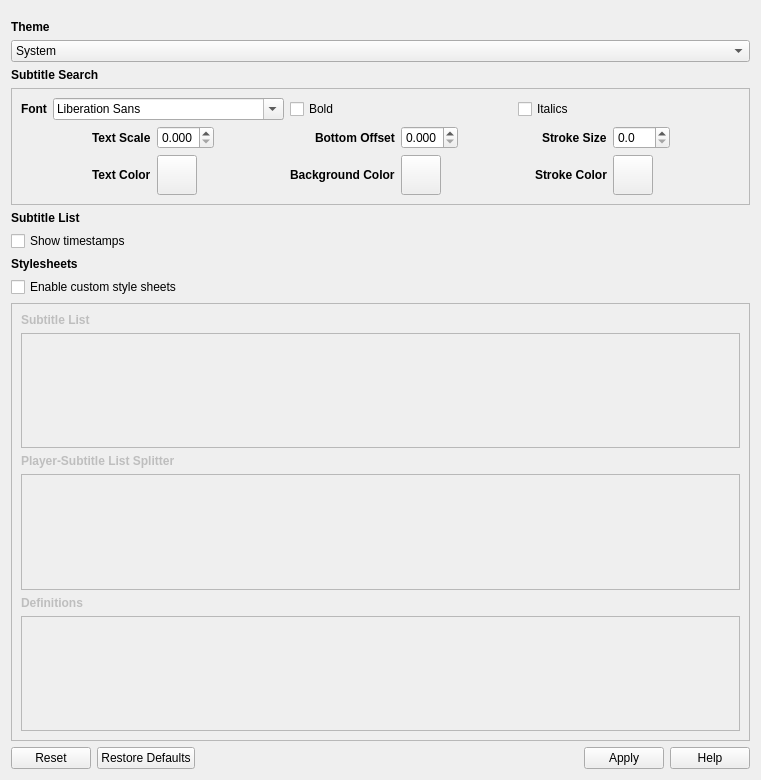
<?xml version="1.0" encoding="UTF-8"?>
<ui version="4.0">
 <class>InterfaceSettings</class>
 <widget class="QWidget" name="InterfaceSettings">
  <property name="geometry">
   <rect>
    <x>0</x>
    <y>0</y>
    <width>761</width>
    <height>780</height>
   </rect>
  </property>
  <property name="windowTitle">
   <string>Form</string>
  </property>
  <layout class="QVBoxLayout" name="layoutParent">
   <item>
    <widget class="QScrollArea" name="scrollArea">
     <property name="frameShape">
      <enum>QFrame::NoFrame</enum>
     </property>
     <property name="widgetResizable">
      <bool>true</bool>
     </property>
     <widget class="QWidget" name="scrollAreaWidgetContents">
      <property name="geometry">
       <rect>
        <x>0</x>
        <y>0</y>
        <width>743</width>
        <height>730</height>
       </rect>
      </property>
      <layout class="QVBoxLayout" name="verticalLayout_2">
       <property name="leftMargin">
        <number>0</number>
       </property>
       <property name="rightMargin">
        <number>0</number>
       </property>
       <property name="bottomMargin">
        <number>0</number>
       </property>
       <item>
        <widget class="QLabel" name="labelTheme">
         <property name="font">
          <font>
           <weight>75</weight>
           <bold>true</bold>
          </font>
         </property>
         <property name="text">
          <string>Theme</string>
         </property>
        </widget>
       </item>
       <item>
        <widget class="QComboBox" name="comboTheme">
         <item>
          <property name="text">
           <string>System</string>
          </property>
         </item>
         <item>
          <property name="text">
           <string>Light</string>
          </property>
         </item>
         <item>
          <property name="text">
           <string>Dark</string>
          </property>
         </item>
        </widget>
       </item>
       <item>
        <widget class="QLabel" name="labelSubSearch">
         <property name="font">
          <font>
           <weight>75</weight>
           <bold>true</bold>
          </font>
         </property>
         <property name="text">
          <string>Subtitle Search</string>
         </property>
        </widget>
       </item>
       <item>
        <widget class="QFrame" name="frameSubSearch">
         <property name="enabled">
          <bool>true</bool>
         </property>
         <property name="frameShape">
          <enum>QFrame::StyledPanel</enum>
         </property>
         <property name="frameShadow">
          <enum>QFrame::Raised</enum>
         </property>
         <layout class="QVBoxLayout" name="verticalLayout_3">
          <item>
           <layout class="QHBoxLayout" name="layoutSubFont">
            <item>
             <widget class="QLabel" name="labelSubFont">
              <property name="sizePolicy">
               <sizepolicy hsizetype="Fixed" vsizetype="Preferred">
                <horstretch>0</horstretch>
                <verstretch>0</verstretch>
               </sizepolicy>
              </property>
              <property name="font">
               <font>
                <weight>75</weight>
                <bold>true</bold>
               </font>
              </property>
              <property name="text">
               <string>Font</string>
              </property>
             </widget>
            </item>
            <item>
             <widget class="QFontComboBox" name="fontComboSub">
              <property name="writingSystem">
               <enum>QFontDatabase::Latin</enum>
              </property>
             </widget>
            </item>
            <item>
             <widget class="QCheckBox" name="checkSubBold">
              <property name="text">
               <string>Bold</string>
              </property>
             </widget>
            </item>
            <item>
             <widget class="QCheckBox" name="checkSubItalic">
              <property name="text">
               <string>Italics</string>
              </property>
             </widget>
            </item>
           </layout>
          </item>
          <item>
           <layout class="QGridLayout" name="gridLayout">
            <item row="1" column="8">
             <widget class="QToolButton" name="buttonSubStroke">
              <property name="minimumSize">
               <size>
                <width>40</width>
                <height>40</height>
               </size>
              </property>
              <property name="toolTip">
               <string>The color of the stroke.</string>
              </property>
             </widget>
            </item>
            <item row="1" column="7" alignment="Qt::AlignRight">
             <widget class="QLabel" name="labelSubStrokeColor">
              <property name="font">
               <font>
                <weight>75</weight>
                <bold>true</bold>
               </font>
              </property>
              <property name="text">
               <string>Stroke Color</string>
              </property>
             </widget>
            </item>
            <item row="0" column="2">
             <widget class="QDoubleSpinBox" name="spinSubScale">
              <property name="toolTip">
               <string>How large the text should appear relative to the size of the player.
A value of 0.1 would make each character 10% of the height of the player.</string>
              </property>
              <property name="decimals">
               <number>3</number>
              </property>
              <property name="maximum">
               <double>1.000000000000000</double>
              </property>
              <property name="singleStep">
               <double>0.010000000000000</double>
              </property>
             </widget>
            </item>
            <item row="0" column="7" alignment="Qt::AlignRight">
             <widget class="QLabel" name="labelSubStrokeSize">
              <property name="font">
               <font>
                <weight>75</weight>
                <bold>true</bold>
               </font>
              </property>
              <property name="text">
               <string>Stroke Size</string>
              </property>
             </widget>
            </item>
            <item row="0" column="1" alignment="Qt::AlignRight">
             <widget class="QLabel" name="labelSubScale">
              <property name="font">
               <font>
                <weight>75</weight>
                <bold>true</bold>
               </font>
              </property>
              <property name="text">
               <string>Text Scale</string>
              </property>
             </widget>
            </item>
            <item row="0" column="4" alignment="Qt::AlignRight">
             <widget class="QLabel" name="labelSubOffset">
              <property name="font">
               <font>
                <weight>75</weight>
                <bold>true</bold>
               </font>
              </property>
              <property name="text">
               <string>Bottom Offset</string>
              </property>
             </widget>
            </item>
            <item row="0" column="6">
             <spacer name="horizontalSpacer_4">
              <property name="orientation">
               <enum>Qt::Horizontal</enum>
              </property>
              <property name="sizeHint" stdset="0">
               <size>
                <width>40</width>
                <height>20</height>
               </size>
              </property>
             </spacer>
            </item>
            <item row="1" column="4" alignment="Qt::AlignRight">
             <widget class="QLabel" name="labelSubBackground">
              <property name="font">
               <font>
                <weight>75</weight>
                <bold>true</bold>
               </font>
              </property>
              <property name="text">
               <string>Background Color</string>
              </property>
             </widget>
            </item>
            <item row="0" column="9">
             <spacer name="horizontalSpacer_2">
              <property name="orientation">
               <enum>Qt::Horizontal</enum>
              </property>
              <property name="sizeHint" stdset="0">
               <size>
                <width>40</width>
                <height>20</height>
               </size>
              </property>
             </spacer>
            </item>
            <item row="1" column="1" alignment="Qt::AlignRight">
             <widget class="QLabel" name="labelSubColor">
              <property name="font">
               <font>
                <weight>75</weight>
                <bold>true</bold>
               </font>
              </property>
              <property name="text">
               <string>Text Color</string>
              </property>
             </widget>
            </item>
            <item row="0" column="8">
             <widget class="QDoubleSpinBox" name="spinSubStroke">
              <property name="toolTip">
               <string>Size of the stroke around text.
A value of 0 disables stroke.</string>
              </property>
              <property name="decimals">
               <number>1</number>
              </property>
             </widget>
            </item>
            <item row="0" column="0">
             <spacer name="horizontalSpacer">
              <property name="orientation">
               <enum>Qt::Horizontal</enum>
              </property>
              <property name="sizeHint" stdset="0">
               <size>
                <width>40</width>
                <height>20</height>
               </size>
              </property>
             </spacer>
            </item>
            <item row="0" column="5">
             <widget class="QDoubleSpinBox" name="spinSubOffset">
              <property name="toolTip">
               <string>How high the subtitle search should appear from the bottom relative the size of the player.
A value of 0 positions the subtitle at the bottom.
A value of 1 positions the subtitle at the top.</string>
              </property>
              <property name="decimals">
               <number>3</number>
              </property>
              <property name="maximum">
               <double>1.000000000000000</double>
              </property>
              <property name="singleStep">
               <double>0.010000000000000</double>
              </property>
             </widget>
            </item>
            <item row="1" column="2">
             <widget class="QToolButton" name="buttonSubColor">
              <property name="minimumSize">
               <size>
                <width>40</width>
                <height>40</height>
               </size>
              </property>
              <property name="toolTip">
               <string>The color of the text.</string>
              </property>
             </widget>
            </item>
            <item row="0" column="3">
             <spacer name="horizontalSpacer_3">
              <property name="orientation">
               <enum>Qt::Horizontal</enum>
              </property>
              <property name="sizeHint" stdset="0">
               <size>
                <width>40</width>
                <height>20</height>
               </size>
              </property>
             </spacer>
            </item>
            <item row="1" column="5">
             <widget class="QToolButton" name="buttonSubBackground">
              <property name="minimumSize">
               <size>
                <width>40</width>
                <height>40</height>
               </size>
              </property>
              <property name="toolTip">
               <string>The color of the background.</string>
              </property>
             </widget>
            </item>
           </layout>
          </item>
         </layout>
        </widget>
       </item>
       <item>
        <widget class="QLabel" name="labelSubList_2">
         <property name="font">
          <font>
           <weight>75</weight>
           <bold>true</bold>
          </font>
         </property>
         <property name="text">
          <string>Subtitle List</string>
         </property>
        </widget>
       </item>
       <item>
        <widget class="QCheckBox" name="checkSubListTimestamps">
         <property name="text">
          <string>Show timestamps</string>
         </property>
        </widget>
       </item>
       <item>
        <widget class="QLabel" name="labelStylesheets">
         <property name="font">
          <font>
           <weight>75</weight>
           <bold>true</bold>
          </font>
         </property>
         <property name="text">
          <string>Stylesheets</string>
         </property>
        </widget>
       </item>
       <item>
        <widget class="QCheckBox" name="checkStyleSheets">
         <property name="toolTip">
          <string>Style sheets allow for interface customization with CSS-like syntax
Click the help button for documentation</string>
         </property>
         <property name="text">
          <string>Enable custom style sheets</string>
         </property>
        </widget>
       </item>
       <item>
        <widget class="QFrame" name="frameStyleSheets">
         <property name="enabled">
          <bool>false</bool>
         </property>
         <property name="frameShape">
          <enum>QFrame::StyledPanel</enum>
         </property>
         <property name="frameShadow">
          <enum>QFrame::Raised</enum>
         </property>
         <layout class="QVBoxLayout" name="verticalLayout">
          <item>
           <widget class="QLabel" name="labelSubList">
            <property name="font">
             <font>
              <weight>75</weight>
              <bold>true</bold>
             </font>
            </property>
            <property name="text">
             <string>Subtitle List</string>
            </property>
           </widget>
          </item>
          <item>
           <widget class="QPlainTextEdit" name="editSubList"/>
          </item>
          <item>
           <widget class="QLabel" name="labelSplitter">
            <property name="font">
             <font>
              <weight>75</weight>
              <bold>true</bold>
             </font>
            </property>
            <property name="text">
             <string>Player-Subtitle List Splitter</string>
            </property>
           </widget>
          </item>
          <item>
           <widget class="QPlainTextEdit" name="editSplitter"/>
          </item>
          <item>
           <widget class="QLabel" name="labelDefinitions">
            <property name="font">
             <font>
              <weight>75</weight>
              <bold>true</bold>
             </font>
            </property>
            <property name="text">
             <string>Definitions</string>
            </property>
           </widget>
          </item>
          <item>
           <widget class="QPlainTextEdit" name="editDefinitions"/>
          </item>
         </layout>
        </widget>
       </item>
      </layout>
     </widget>
    </widget>
   </item>
   <item>
    <widget class="QDialogButtonBox" name="buttonBox">
     <property name="standardButtons">
      <set>QDialogButtonBox::Apply|QDialogButtonBox::Help|QDialogButtonBox::Reset|QDialogButtonBox::RestoreDefaults</set>
     </property>
    </widget>
   </item>
  </layout>
 </widget>
 <resources/>
 <connections/>
</ui>
